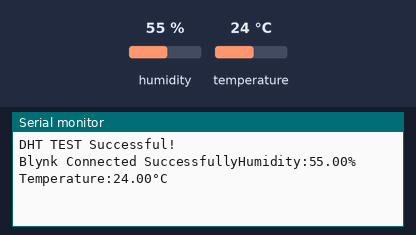
Bench run of a sketch on a simulated ESP8266 (NodeMCU). Shown: the last lines printed to the serial monitor. Inputs (shaded band) come from the test bench; at power-on: humidity 55 %, temperature 24 °C. WiFi joins after 1.5 s; servers stay silent unless stated.

Above: at 3.0 s.
3.1 s: humidity set to 22 %
At 4.9 s:
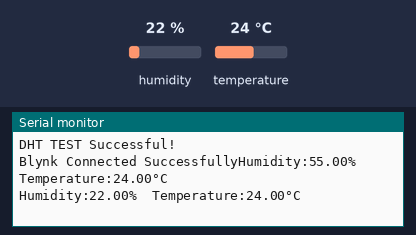
7.3 s: temperature set to 12 °C
At 8.5 s:
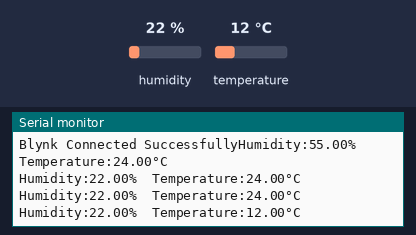
10.0 s: humidity set to 40 %
At 10.0 s:
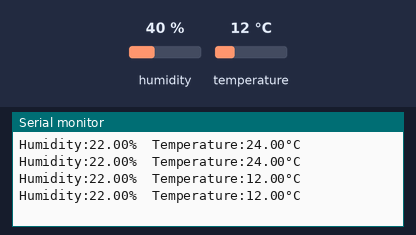

Measured:
- after the input at 3.1 s, the serial monitor: prints a new line after 0.75 s (image 1)
- after the input at 7.3 s, the serial monitor: prints a new line after 0.60 s (image 2)

The sketch:

Temp_HUM.ino
```cpp
#define BLYNK_TEMPLATE_ID "TMPL3q9n0LE7E"
#define BLYNK_TEMPLATE_NAME "IOT Sensor"
#define BLYNK_AUTH_TOKEN "La8wZc8wtCSnjFlJ7_S_yn3Qbic3TRao"

#include <DHT.h>
#include <BlynkSimpleEsp8266.h>
#define DHTPIN 4
#define DHTTYPE DHT11


char auth[]="La8wZc8wtCSnjFlJ7_S_yn3Qbic3TRao";
char ssid[]="Ghost's Galaxy S20 FE 5G";
char pass[]="19944811420";
DHT dht(DHTPIN,DHTTYPE);
void setup() {
  Serial.begin(9600);
  Serial.println("DHT TEST Successful!");
  Blynk.begin(auth,ssid,pass);//for IOT conections to Blynk
  Serial.print("Blynk Connected Successfully");
  dht.begin();

}

void loop() {
  float h=dht.readHumidity();
  float t=dht.readTemperature();
  float f=dht.readTemperature(true);
  if(isnan(h)||isnan(t)||isnan(f))
  {Serial.println("Something is not working properly");
  return;}
  Serial.print("Humidity:");
  Serial.print(h);
  Serial.print("%");
  Serial.print("  ");
  Serial.print("Temperature:");
  Serial.print(t);
  Serial.println("°C");
  Blynk.virtualWrite(V0,t);
  Blynk.virtualWrite(V1,h);
  delay(2000);
}
```
